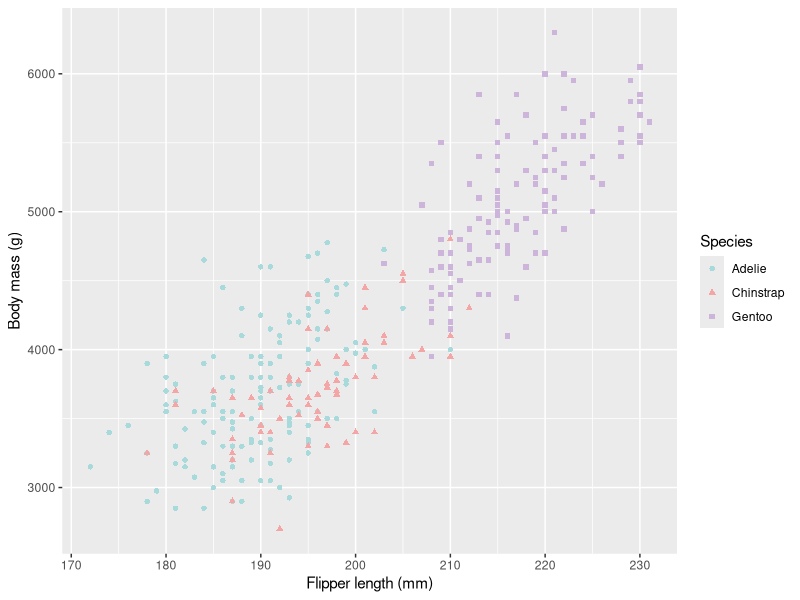

Write the R code that produced this figure.
## ---- chunk 1
#| message: false
#| warning: false

library(palmerpenguins)

penguins <- palmerpenguins::penguins

head(penguins)
## ---- chunk 2
avg_species_mass <- aggregate(body_mass_g ~ species, data = penguins, FUN = mean, na.rm = TRUE)

avg_species_mass

## ---- chunk 3

summary_by_species <- aggregate(
  cbind(flipper_length_mm, body_mass_g) ~ species,
  data = penguins,
  FUN = mean,
  na.rm = TRUE
)

summary_by_species

## ---- chunk 4
#| label: fig-flipper-mass-r
#| fig-cap: "Flipper length and body mass of Palmer Penguins, by species."


library(ggplot2)

ggplot(penguins, aes(x = flipper_length_mm, y = body_mass_g, color = species, shape = species)) +
geom_point() +
scale_color_manual(values = c(
"Adelie" = "#A8DADC",
"Chinstrap" = "#F4A6A6",
"Gentoo" = "#CDB4DB"
)) +
labs(
x = "Flipper length (mm)",
y = "Body mass (g)",
color = "Species",
shape = "Species"
)
